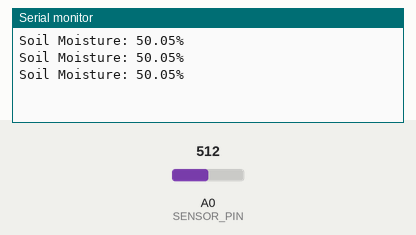
Bench run of a sketch on a simulated Arduino Uno, built with avr-gcc and run on an emulated ATmega328P. Shown: the last lines printed to the serial monitor. The inputs (shaded band) are chosen by the test bench; at power-on: A0 (SENSOR_PIN) = 512.

Above: at 1.3 s.
1.4 s: A0 (SENSOR_PIN) set to 716
At 1.9 s:
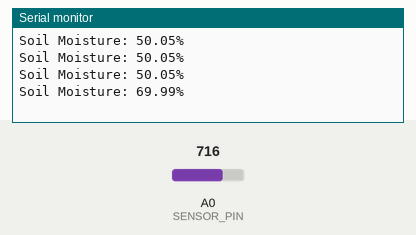
2.9 s: A0 (SENSOR_PIN) set to 900
At 3.4 s:
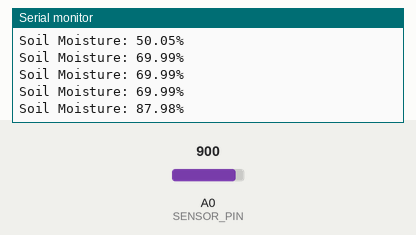
Timing chart, 0 to 5.9 s (numbered marks = the images above; inputs shaded):
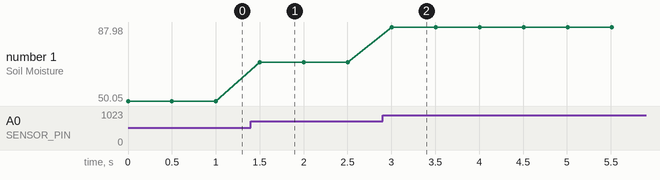

The sketch:

Capacitive_Humidity_Sensor.ino
```cpp
#define BAUD_RATE       9600
#define SENSOR_PIN      A0

float percentage;

void setup() {
  Serial.begin(BAUD_RATE);
}

void loop() {

  percentage = ( analogRead(SENSOR_PIN) / 1023.0) * 100;

  Serial.print("Soil Moisture: ");

  Serial.print(percentage);

  Serial.println("%");
  delay(500);
}
```

Measured:
- after the input at 1.4 s, the serial monitor: prints a new line after 0.10 s (image 1)
- after the input at 2.9 s, the serial monitor: prints a new line after 0.10 s (image 2)
- plotted number 1: 50.05 → 69.99 after the input at 1.4 s, 69.99 → 87.98 after the input at 2.9 s
